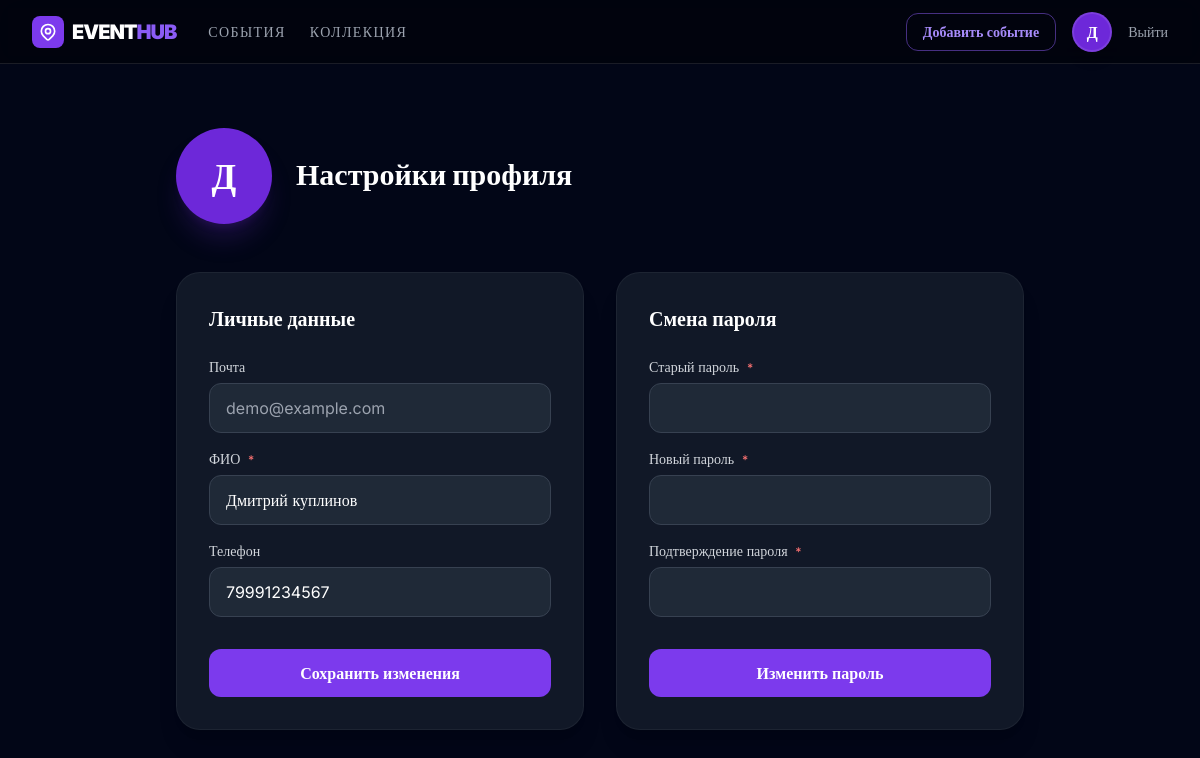
The app's page /event/profile (signed in), older data.
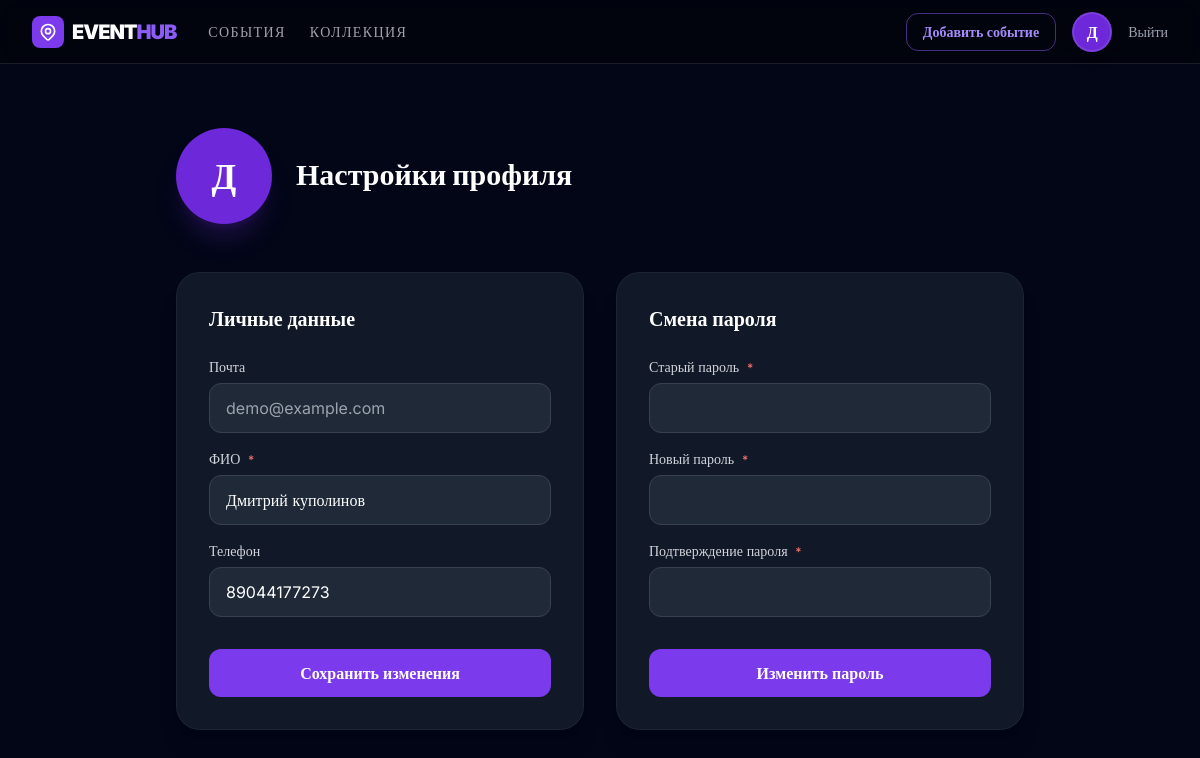
The same page, newer data.
### flaskr/models.py (models this page shows, shortened)
class User(Base):
    __tablename__ = 'users'
    id = Column(Integer, primary_key=True)
    fullname = Column(String(100), unique=False)
    email = Column(String(120), unique=True)
    phone = Column(String(50), unique=True)
    password_hash = Column(String(255), unique=False)
    events = relationship("Event", back_populates="author")
    favorite = relationship("Favorite", back_populates="user")

### flaskr/event.py (the view)
@bp.route("/profile", methods=["GET", "POST"])
@login_required
def profile():
    current_user = get_current_user()
    profile_form = ProfileForm(obj=current_user, user=current_user)
    change_password_form = ChangePasswordForm(user=current_user)
    if profile_form.submit_profile.data and profile_form.validate():
        current_user.fullname = profile_form.fullname.data
        current_user.phone = profile_form.phone.data
        db_session.commit()
        return redirect(url_for("event.profile"))
    if change_password_form.submit_password.data and change_password_form.validate():
        current_user.set_password(change_password_form.new_password.data)
        db_session.commit()
        return redirect(url_for("event.profile"))
    return render_template("event/profile.html", profile_form=profile_form, change_password_form=change_password_form)

### flaskr/forms.py (shortened to what this page needs)
class ProfileForm(FlaskForm):
    fullname = StringField('ФИО', validators=[
        validators.DataRequired(message="ФИО обязательно"),
        validators.Length(min=4, max=50, message="Длина поля должна быть от 4 до 50 символов")
    ])
    phone = StringField('Телефон', validators=[
        validators.Length(min=10, max=15, message="Длина поля должна быть от 6 до 15 символов"),
        validators.Regexp('^(\+7|7|8)?\d{10}$', message="Неверный синтаксис номера, введите российский стандарт")
    ])
    submit_profile = SubmitField('Сохранить изменения')
    def __init__(self, user=None, *args, **kwargs):
        self.user = user
        super().__init__(*args, **kwargs)

class ChangePasswordForm(FlaskForm):
    old_password = PasswordField('Старый пароль',  validators=[
        validators.DataRequired(message="Старый пароль обязателен"),
        validators.Length(min=6, max=35, message="Длина поля должна быть от 6 до 35 символов"),
    ])
    new_password = PasswordField('Новый пароль',  validators=[
        validators.DataRequired(message="Новый пароль обязателен"),
        validators.Length(min=6, max=35, message="Длина поля должна быть от 6 до 35 символов"),
    ])
    confirm_password = PasswordField('Подтверждение пароля',  validators=[
        validators.DataRequired(message="Подтверждение пароля обязательно"),
        validators.EqualTo('new_password', message="Пароли не совпадают"),
    ])
    submit_password = SubmitField('Изменить пароль')
    def __init__(self, user=None, *args, **kwargs):
        self.user = user
        super().__init__(*args, **kwargs)

### flaskr/__init__.py (called while the page is built)
def create_app(test_config=None):
    app = Flask(__name__, instance_relative_config=True)
    if test_config is None:
        app.config.from_object('flaskr.config.Config')
    else:
        app.config.from_mapping(test_config)
    os.makedirs(app.instance_path, exist_ok=True)
    app.template_folder = "templates"
    app.static_folder = "static"
    from . import db
    db.init_app(app)
    from . import auth, event, main
    app.register_blueprint(auth.bp)
    app.register_blueprint(event.bp)
    app.register_blueprint(main.bp)
    @app.context_processor
    def inject_user():
        from flaskr.auth import get_current_user
        return dict(user=get_current_user())
    return app

### flaskr/auth.py (called while the page is built)
def get_current_user() -> User | None:
    user_id = session.get("user_id")
    if user_id:
        return db_session.query(User).get(user_id)
    return None

### flaskr/templates/event/profile.html (shortened to what this page needs)
{% extends "base.html" %}
{% block content %}
<section class="max-w-4xl mx-auto px-6 py-12 pt-32">
  <div class="flex items-center gap-6 mb-12">
    <div id="avatarBig" class="w-24 h-24 rounded-full bg-violet-700 flex items-center justify-center text-4xl font-bold text-white shadow-xl shadow-violet-900/30">
      {{ user.fullname[0] }}
    </div>
    <div>
      <h1 class="text-3xl font-black text-white mb-1">Настройки профиля</h1>
    </div>
  </div>
  <div class="grid grid-cols-1 md:grid-cols-2 gap-8 pb-20">
    <div class="bg-gray-900 rounded-3xl p-8 border border-white/5 shadow-xl">
      <h2 class="text-xl font-bold text-white mb-6">Личные данные</h2>
      {% from "macros/_formhelpers.html" import render_field %}
      <form id="profile_form" method="POST" class="space-y-4">
        <div>
          <label class="block text-sm font-medium text-gray-300 mb-1.5">Почта</label>
          <input type="text" name="email" value="{{ user.email }}" disabled class="w-full bg-gray-800 border border-gray-700 rounded-xl px-4 py-3 text-gray-400 focus:border-violet-500 focus:ring-1 focus:ring-violet-500 outline-none transition">
        </div>
        <div>
          {{ render_field(profile_form.fullname, type="text", required=False) }}
        </div>
        <div>
          {{ render_field(profile_form.phone, type="phone", required=False) }}
        </div>
        {{ profile_form.submit_profile(class="w-full bg-violet-600 hover:bg-violet-500 text-white font-semibold rounded-xl py-3 mt-4 transition") }}
      </form>
    </div>
    <div class="bg-gray-900 rounded-3xl p-8 border border-white/5 shadow-xl">
      <h2 class="text-xl font-bold text-white mb-6">Смена пароля</h2>
      <form id="password_form" method="POST" class="space-y-4">
        <div>
          {{ render_field(change_password_form.old_password, type="password", required=True) }}
        </div>
        <div>
          {{ render_field(change_password_form.new_password, type="password", required=True) }}
        </div>
        <div>
          {{ render_field(change_password_form.confirm_password, type="password", required=True) }}
        </div>
        {{ change_password_form.submit_password(class="w-full bg-violet-600 hover:bg-violet-500 text-white font-semibold rounded-xl py-3 mt-4 transition") }}
      </form>
    </div>
  </div>
</section>
{% endblock %}

### flaskr/templates/base.html (shortened to what this page needs)
<!DOCTYPE html>
<html lang="ru">
<head>
  <script src="https://cdn.tailwindcss.com"></script>
  <link rel="stylesheet" href="{{ url_for('static', filename='css/style.css') }}">
</head>
<body class="bg-slate-950 text-white font-[Inter] min-h-screen">
  {% include 'navbar.html' %}
  {% block content %}{% endblock %}
</body>
</html>

### flaskr/templates/navbar.html (shortened to what this page needs)
<nav class="h-16 flex items-center justify-between px-8 border-b border-white/10 bg-black/40 backdrop-blur-md shrink-0 fixed top-0 inset-x-0 z-50">
  <div class="flex items-center gap-8 w-full max-w-7xl mx-auto">
    <div class="flex items-center gap-2">
      <a href="{{ url_for('event.index') }}" class="flex items-center gap-2">
        <div class="w-8 h-8 bg-violet-600 rounded-lg flex items-center justify-center">
        </div>
        <span class="text-xl font-black tracking-tighter text-white">EVENT<span class="text-violet-500">HUB</span></span>
      </a>
    </div>
    <div class="hidden md:flex gap-6 text-sm font-medium text-gray-400 uppercase tracking-widest flex-1">
      <a href="{{ url_for('event.index') }}" class="{% if request.endpoint == 'event.index' %}text-white border-b-2 border-violet-500 pb-1{% else %}hover:text-white transition{% endif %}">События</a>
      <a href="{{ url_for('event.collection') }}" class="{% if request.endpoint == 'event.collection' %}text-white border-b-2 border-violet-500 pb-1{% else %}hover:text-white transition{% endif %}">Коллекция</a>
    </div>
    <div class="flex items-center gap-4">
      <a href="{{ url_for('event.add_event') }}" class="px-4 py-2 text-sm font-semibold text-violet-400 border border-violet-500/50 rounded-xl hover:bg-violet-500/10 transition whitespace-nowrap hidden sm:block">Добавить событие</a>
      {% if user %}
          <a href="{{ url_for('event.profile') }}" class="hover:opacity-80 transition group">
            <div class="w-10 h-10 rounded-full bg-violet-700 flex items-center justify-center font-bold border-2 border-white/10 text-white shadow-lg group-hover:shadow-violet-900/50 transition-all">
              {{ user.fullname[0] }}
            </div>
          </a>
          <a href="{{ url_for('auth.logout') }}" class="text-sm text-gray-400 hover:text-white transition font-medium">Выйти</a>
      {% else %}
      <a href="{{ url_for('event.add_event') }}" class="px-4 py-2 text-sm font-semibold text-violet-400 border border-violet-500/50 rounded-xl hover:bg-violet-500/10 transition whitespace-nowrap hidden sm:block">Авторизоваться</a>
      {% endif %}
    </div>
  </div>
</nav>

### flaskr/templates/macros/_formhelpers.html (shortened to what this page needs)
{% macro render_field(field, placeholder='', type='text', required=False, rows=3) %}
    {% set errors = field.errors if field.errors else [] %}
    {% set has_error = errors|length > 0 %}
    <div class="mb-4">
        <label for="{{ field.id }}" class="block text-sm font-medium {% if has_error %}text-red-400{% else %}text-gray-300{% endif %} mb-1.5">
            {{ field.label.text }}
            {% if required or field.flags.required %}
                <span class="text-red-400 text-xs ml-1">*</span>
            {% endif %}
        </label>
        {% if type == 'textarea' %}
            <textarea name="{{ field.name }}"
                      id="{{ field.id }}"
                      {% if required or field.flags.required %}required{% endif %}
                      {% if placeholder %}placeholder="{{ placeholder }}"{% endif %}
                      rows="{{ rows }}"
                      class="w-full bg-gray-800 border {% if has_error %}border-red-500 focus:border-red-500 ring-red-500{% else %}border-gray-700 focus:border-violet-500{% endif %} rounded-xl px-4 py-3 text-white placeholder-gray-500 focus:ring-1 focus:outline-none transition"
            >{{ field.data or '' }}</textarea>
        {% else %}
            <input type="{{ type }}"
                   name="{{ field.name }}"
                   id="{{ field.id }}"
                   value="{{ field._value() }}"
                   {% if required or field.flags.required %}required{% endif %}
                   class="w-full bg-gray-800 border {% if has_error %}border-red-500 focus:border-red-500 ring-red-500{% else %}border-gray-700 focus:border-violet-500{% endif %} rounded-xl px-4 py-3 text-white placeholder-gray-500 focus:ring-1 focus:ring-violet-500 outline-none transition">
        {% endif %}
    </div>
{% endmacro %}

### flaskr/static/css/style.css (style rules this page uses)
body { font-family: 'Inter', sans-serif; }

Row changes from the older to the newer data that the page shows:
changed User "demo@example.com": fullname "Дмитрий куплинов" → "Дмитрий куполинов"; phone "79991234567" → "89044177273"
